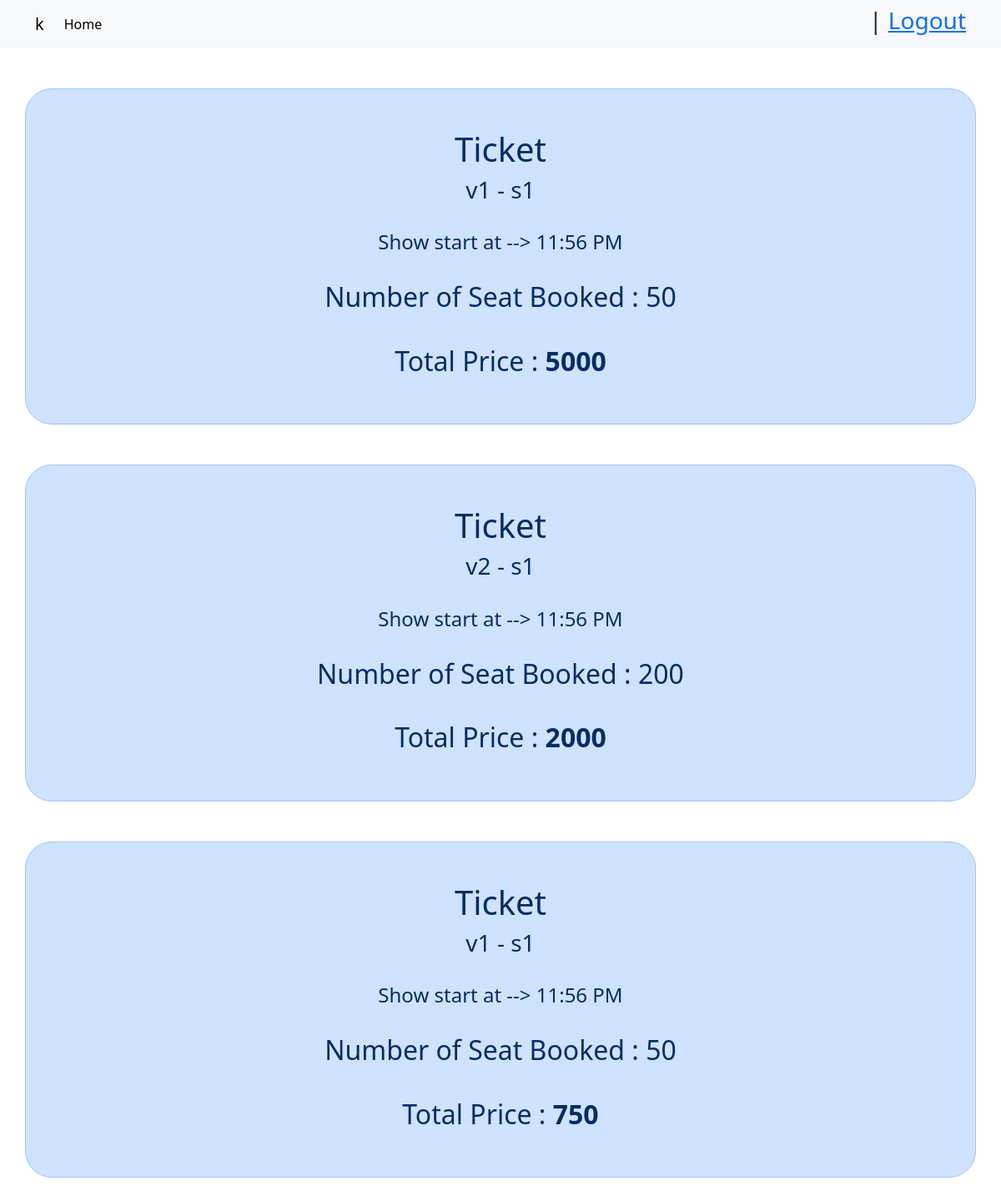
The page /1/profile on the database its author committed.
### database.py (models this page shows)
class User(db.Model):
  user_id = db.Column(db.Integer(), primary_key=True, autoincrement=True)
  username = db.Column(db.String(50), unique=True, nullable=False)
  password = db.Column(db.String(50), nullable=False)
  bookings = db.relationship("Booking", backref="user")

class Venue(db.Model):
  venue_id = db.Column(db.Integer(), primary_key=True, autoincrement=True)
  venue_name = db.Column(db.String(50), unique=True, nullable=False)
  Place = db.Column(db.String(50), nullable=False)
  Location = db.Column(db.String(50), nullable=False)
  Capacity = db.Column(db.Integer(), nullable=False)
  admin_ = db.Column(db.Integer(), db.ForeignKey('admin.admin_id'))
  shows = db.relationship("Show", secondary="showvenue", backref="venues")

class Show(db.Model):
  show_id = db.Column(db.Integer(), primary_key=True, autoincrement=True)
  show_name = db.Column(db.String(50), unique=True, nullable=False)
  rating = db.Column(db.String(50), nullable=False)
  start_time = db.Column(db.Time, nullable=False)
  end_time = db.Column(db.Time, nullable=False)
  tags = db.Column(db.String(50), nullable=False)
  price = db.Column(db.Integer(), nullable=False)

class Booking(db.Model):
  booking_id = db.Column(db.Integer(), primary_key=True, autoincrement=True)
  Number = db.Column(db.Integer(), nullable=False)
  total = db.Column(db.Integer(), nullable=False)
  show_id = db.Column(db.Integer(), nullable=False)
  venue_id = db.Column(db.Integer(), nullable=False)
  user_ = db.Column(db.Integer(), db.ForeignKey('user.user_id'))

### main.py (the view)
@app.route("/<int:user_id>/profile")
def booked(user_id):
  u = User.query.get(user_id)
  b = Booking.query.filter_by(user_=user_id).all()
  s = []
  v = []
  if b:
    for b in u.bookings:
      S = Show.query.get(b.show_id)
      V = Venue.query.get(b.venue_id)
      if S:
        s.append(S)
        v.append(V)
      else:
        db.session.delete(b)
        db.session.commit()
  return render_template("profile.html", u=u, s=s, v=v, current_time=t)

### templates/profile.html (shortened to what this page needs)
{% extends "base.html" %}
{%block href%} href="/{{u.user_id}}/userdashbord" {%endblock%}
{% block body %}
<div class="container">
        <div class="row justify-content-center mt-5">
          {% if u.bookings|length!=0 %}
          {% for b in range(u.bookings|length) %}
<div class="p-5 text-primary-emphasis bg-primary-subtle border border-primary-subtle rounded-5 mb-5">
  <div style="text-align: center"> <h1> Ticket </h1> <h3> {{v[b].venue_name}} - {{s[b].show_name}}</h3> </div> <br>
   <h4> <div style="text-align: center">Show start at
 --> {{s[b].start_time.strftime('%-I:%M %p')}} </div></h4> <br>
     <h2> <div style="text-align: center"> Number of Seat  Booked : {{u.bookings[b].Number}} </div> <br>
     <div style="text-align: center"> Total Price : <strong>{{u.bookings[b].total}}</strong> </div>
     </h2>
</div>
          {%endfor%}
          {% else %}
    No Seat Booked yet.
    {%endif%}
        </div>
    </div>
{% endblock%}

### templates/base.html (shortened to what this page needs)
<!DOCTYPE html>
<!DOCTYPE html>
<html lang="en">
<head>
  <link href="https://cdn.jsdelivr.net/npm/bootstrap@5.3.0-alpha1/dist/css/bootstrap.min.css" rel="stylesheet">
</head>
<body>
    <nav class="navbar navbar-expand-lg bg-body-tertiary">
  <div class="container">
    <a class="navbar-brand" href="#" onclick="location.reload(); return false;">{{u.username}}</a>
    <div class="collapse navbar-collapse" id="navbarScroll">
      <ul class="navbar-nav me-auto my-2 my-lg-0 navbar-nav-scroll" style="--bs-scroll-height: 100px;">
        <li class="nav-item">
          <a class="nav-link active" aria-current="page" {%block href%} {%endblock%}>Home</a>
        </li>
      </ul>
      <h3>{%block linkforvenues %} {% endblock %} {%block link %} {% endblock %} | <a href="/">Logout</a> </h3>
    </div>
  </div>
</nav>
  {% block body %} {%endblock%}
</body>
</html>

### rows shown on the page
User: username "k"
Venue: venue_name "v1" "v1"
Show: show_name "s1" "s1" "s1", start_time "11:56 PM" "11:56 PM" "11:56 PM"
Booking: Number "50", total "5000"
Venue: venue_name "v2"
Booking: Number "200", total "2000"
Booking: Number "50", total "750"
